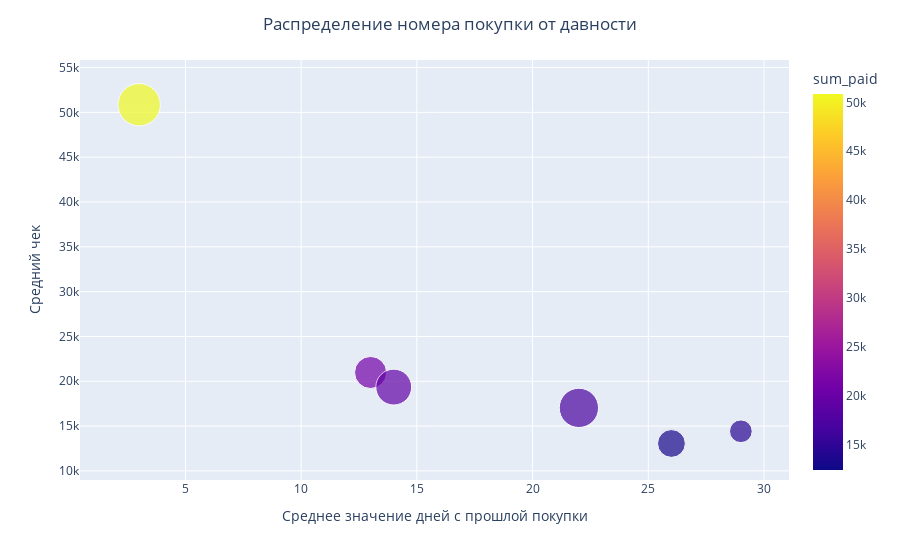

The notebook cell this image was saved under:
### Code cell
fig = px.scatter(df_droup, 
                 x='days_since_last_order', 
                 y='sum_paid',
                 size='num', 
                 size_max=30,
                 color='sum_paid')

fig.update_layout(
    title="Распределение номера покупки от давности",
    title_x = 0.5,
    xaxis_title="Среднее значение дней с прошлой покупки",
    yaxis_title="Средний чек"
    )

fig.show()

### Figure 1 — Plotly figure (JSON) as saved in the notebook; plotly's stock layout.template omitted (floating-point values rounded to 4 significant figures)
{"data": [{"hovertemplate": "days_since_last_order=%{x}<br>sum_paid=%{marker.color}<br>num=%{marker.size}<extra></extra>", "legendgroup": "", "marker": {"color": [12400, 14420, 13060, 20980, 19350, 17030, 50850.0], "coloraxis": "coloraxis", "size": [1, 2, 3, 4, 5, 6, 7], "sizemode": "area", "sizeref": 0.007778, "symbol": "circle"}, "mode": "markers", "name": "", "orientation": "v", "showlegend": false, "type": "scatter", "x": [null, 29, 26, 13, 14, 22, 3], "xaxis": "x", "y": [12400, 14420, 13060, 20980, 19350, 17030, 50850.0], "yaxis": "y"}], "layout": {"coloraxis": {"colorbar": {"title": {"text": "sum_paid"}}, "colorscale": [[0, "#0d0887"], [0.1111, "#46039f"], [0.2222, "#7201a8"], [0.3333, "#9c179e"], [0.4444, "#bd3786"], [0.5556, "#d8576b"], [0.6667, "#ed7953"], [0.7778, "#fb9f3a"], [0.8889, "#fdca26"], [1, "#f0f921"]]}, "legend": {"itemsizing": "constant", "tracegroupgap": 0}, "margin": {"t": 60}, "title": {"text": "Распределение номера покупки от давности", "x": 0.5}, "xaxis": {"anchor": "y", "domain": [0, 1], "title": {"text": "Среднее значение дней с прошлой покупки"}}, "yaxis": {"anchor": "x", "domain": [0, 1], "title": {"text": "Средний чек"}}}}
